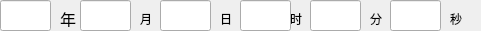
        <widget class="QWidget" name="widget_6" native="true">
         <property name="geometry">
          <rect>
           <x>520</x>
           <y>50</y>
           <width>481</width>
           <height>31</height>
          </rect>
         </property>
         <widget class="QLabel" name="label_50">
          <property name="geometry">
           <rect>
            <x>60</x>
            <y>10</y>
            <width>21</width>
            <height>17</height>
           </rect>
          </property>
          <property name="font">
           <font>
            <family>Source Han Sans CN</family>
            <pointsize>12</pointsize>
           </font>
          </property>
          <property name="text">
           <string>年</string>
          </property>
         </widget>
         <widget class="QLabel" name="label_51">
          <property name="geometry">
           <rect>
            <x>140</x>
            <y>10</y>
            <width>21</width>
            <height>17</height>
           </rect>
          </property>
          <property name="text">
           <string>月</string>
          </property>
         </widget>
         <widget class="QLabel" name="label_52">
          <property name="geometry">
           <rect>
            <x>220</x>
            <y>10</y>
            <width>21</width>
            <height>17</height>
           </rect>
          </property>
          <property name="text">
           <string>日</string>
          </property>
         </widget>
         <widget class="QLabel" name="label_53">
          <property name="geometry">
           <rect>
            <x>290</x>
            <y>10</y>
            <width>21</width>
            <height>17</height>
           </rect>
          </property>
          <property name="text">
           <string>时</string>
          </property>
         </widget>
         <widget class="QLabel" name="label_54">
          <property name="geometry">
           <rect>
            <x>370</x>
            <y>10</y>
            <width>21</width>
            <height>17</height>
           </rect>
          </property>
          <property name="text">
           <string>分</string>
          </property>
         </widget>
         <widget class="QLabel" name="label_55">
          <property name="geometry">
           <rect>
            <x>450</x>
            <y>10</y>
            <width>21</width>
            <height>17</height>
           </rect>
          </property>
          <property name="text">
           <string>秒</string>
          </property>
         </widget>
         <widget class="QLineEdit" name="endSec_h">
          <property name="geometry">
           <rect>
            <x>390</x>
            <y>0</y>
            <width>51</width>
            <height>31</height>
           </rect>
          </property>
          <property name="font">
           <font>
            <family>Ubuntu</family>
            <pointsize>10</pointsize>
           </font>
          </property>
         </widget>
         <widget class="QLineEdit" name="endMin_h">
          <property name="geometry">
           <rect>
            <x>310</x>
            <y>0</y>
            <width>51</width>
            <height>31</height>
           </rect>
          </property>
          <property name="font">
           <font>
            <family>Ubuntu</family>
            <pointsize>10</pointsize>
           </font>
          </property>
         </widget>
         <widget class="QLineEdit" name="endHour_h">
          <property name="geometry">
           <rect>
            <x>240</x>
            <y>0</y>
            <width>51</width>
            <height>31</height>
           </rect>
          </property>
          <property name="font">
           <font>
            <family>Ubuntu</family>
            <pointsize>10</pointsize>
           </font>
          </property>
         </widget>
         <widget class="QLineEdit" name="endDay_h">
          <property name="geometry">
           <rect>
            <x>160</x>
            <y>0</y>
            <width>51</width>
            <height>31</height>
           </rect>
          </property>
          <property name="font">
           <font>
            <family>Ubuntu</family>
            <pointsize>10</pointsize>
           </font>
          </property>
         </widget>
         <widget class="QLineEdit" name="endMon_h">
          <property name="geometry">
           <rect>
            <x>80</x>
            <y>0</y>
            <width>51</width>
            <height>31</height>
           </rect>
          </property>
          <property name="font">
           <font>
            <family>Ubuntu</family>
            <pointsize>10</pointsize>
           </font>
          </property>
         </widget>
         <widget class="QLineEdit" name="endYear_h">
          <property name="geometry">
           <rect>
            <x>0</x>
            <y>0</y>
            <width>51</width>
            <height>31</height>
           </rect>
          </property>
          <property name="font">
           <font>
            <family>Ubuntu</family>
            <pointsize>10</pointsize>
           </font>
          </property>
         </widget>
        </widget>
